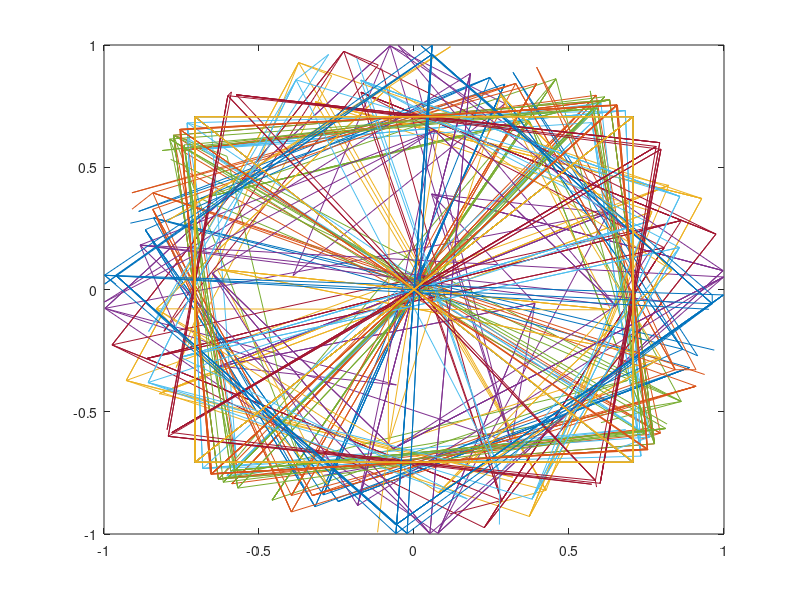

Write MATLAB code to recreate this figure.
clear all

PLOT=0;

USAMPR = 2;

%%% Filter information
a1 = [1, -0.0183, 0.8665];
a2 = [1, -0.1458, 0.6341];
a3 = [1, -0.3545, 0.4290];
a4 = [1, -0.5802, 0.2583];
a5 = [1, -0.7321, 0.1558];

b1 = [1 2 1]; % = b2 = b3 = b4 = b5

sos = [b1, a1; b1, a2; b1, a3; b1, a4; b1, a5];

k = 8.2924e-4;

%%% Alphabet Information
complex_mapping = exp(1j*([0,3,1,2].'*pi/2+pi/4)).';

Prefix = randsrc(1, 3 * size(sos,1),complex_mapping,3);

%%% Transmit Information
PN_Length = 512;
NSYMBOLS=32;

%%% Sequence Generation
c = randsrc(1,PN_Length,complex_mapping,123);
s = randsrc(1,NSYMBOLS,complex_mapping,233);

%%% Zero Order Holder
% x = repelem(s,length(c));

%%% Transmit Spreading
% cx = [];
% n = 0;
% while (n < length(x))
%     cx(n + 1) = x(n + 1) * c(mod(n, length(c)) + 1);
%     n = n + 1;
% end
cx = [];
n = 0;
while (n < length(s))
    cx = [cx (s(n + 1) * c)];
    n = n + 1;
end

% PLOT CHECK %%%%%%%%%%%%%%%%%%%%%%%%%%%%%%%%%%%%%%%%%%%%%%%%%%%%%%%%%%%%%%
if PLOT
    plot(cx,'bo')
end

% Transmit Filtering
cxup=upsample(cx,USAMPR);

% h = firrcos(512,0.5,.15,2,'rolloff','sqrt');

kk = power(k,1/5);
sout = [Prefix cxup Prefix];
for i = 1:1:size(sos, 1)
    sout = filter(kk*sos(i, 1:1:3),sos(i, 4:1:6),sout);
end

% PLOT CHECK %%%%%%%%%%%%%%%%%%%%%%%%%%%%%%%%%%%%%%%%%%%%%%%%%%%%%%%%%%%%%%
if PLOT
    plot(sout,'bo')
    plot(20*log10(abs(fftshift(fft(sout,length(sout))))))
end

%Normalize
sout=sout./max(abs(sout));

% Receive Filtering
bbdata_rx = fliplr(sout);
for i = 1:1:size(sos, 1)
    bbdata_rx = filter(kk*sos(i, 1:1:3),sos(i, 4:1:6),bbdata_rx);
end
bbdata_rx = fliplr(bbdata_rx);

% PLOT CHECK %%%%%%%%%%%%%%%%%%%%%%%%%%%%%%%%%%%%%%%%%%%%%%%%%%%%%%%%%%%%%%
if PLOT
    plot(bbdata_rx,'bo')
    plot(20*log10(abs(fftshift(fft(bbdata_rx,length(bbdata_rx))))))
end

% PLOT CHECK %%%%%%%%%%%%%%%%%%%%%%%%%%%%%%%%%%%%%%%%%%%%%%%%%%%%%%%%%%%%%%
if PLOT
    n=((32*512)/2) + 1
    plot(downsample(bbdata_rx(1+n:end-n),2), 'bo')
    plot(downsample(bbdata_rx(1+(length(Prefix)):end),2), 'bo')
end

ind = 0;
r = 0;
hold off
plot((s))
hold on
while sum(abs(s-r)) > 0.05
f = downsample(bbdata_rx(1+ind:end-ind), USAMPR);

n = 0;
r = [];
while (n < length(s))
    r = [r (f(((n * length(c)) + 1):((n + 1) * length(c))) * c')];
    n = n + 1;
end
r = r / length(c);
r = r ./ max(abs(r));
ind = ind + 1;
plot((r))
sum(abs(s-r))
ind
end

% PLOT CHECK %%%%%%%%%%%%%%%%%%%%%%%%%%%%%%%%%%%%%%%%%%%%%%%%%%%%%%%%%%%%%%
if PLOT
    plot(r,'bo')
end

%%% Calculate EsNo
EsNo_dB=[]; PERROR_Vector=[]; PREF_Vector=[];

VERROR=[];
VERROR=r-s;
PERROR_Vector=VERROR.*VERROR'.';
PREF_Vector=s.*s'.';

RMS_PERROR=sqrt((1/length(PERROR_Vector))*sum(PERROR_Vector));
RMS_PREF=sqrt((1/length(PREF_Vector))*sum(PREF_Vector));
EsNo_dB=10*log10(RMS_PREF/RMS_PERROR);

%%% Calculate EVM
EVM_dB=[];
EVM_dB=10*log10(RMS_PERROR/RMS_PREF);

% g = c'.'; %Mathematically correct but has different ind value than other way
% for i = 1:1:size(sos, 1)
%     g = filter(kk*sos(i, 1:1:3),sos(i, 4:1:6),g);
% end
% 
% ind = 0;
% r2 = 0;
% hold off
% plot((s))
% hold on
% while sum(abs(s-r2)) > 1
% f2 = downsample(sout(1+ind:end-ind), USAMPR);
% 
% n = 0;
% r2 = [];
% while (n < length(s))
%     r2 = [r2 (f2(((n * length(g)) + 1):((n + 1) * length(g))) * g.')];
%     n = n + 1;
% end
% r2 = r2 / length(g);
% r2 = r2 ./ max(abs(r2));
% ind = ind + 1;
% plot((r2))
% sum(abs(s-r2))
% ind
% end
% 
% % PLOT CHECK %%%%%%%%%%%%%%%%%%%%%%%%%%%%%%%%%%%%%%%%%%%%%%%%%%%%%%%%%%%%%%
% if PLOT
%     plot(r,'bo')
%     hold on
%     plot(r2,'ro')
% end
% 
% %%% Calculate EsNo
% EsNo_dB=[]; PERROR_Vector=[]; PREF_Vector=[];
% 
% VERROR=[];
% VERROR=r2-s;
% PERROR_Vector=VERROR.*VERROR'.';
% PREF_Vector=s.*s'.';
% 
% RMS_PERROR=sqrt((1/length(PERROR_Vector))*sum(PERROR_Vector));
% RMS_PREF=sqrt((1/length(PREF_Vector))*sum(PREF_Vector));
% EsNo_dB=10*log10(RMS_PREF/RMS_PERROR);
% 
% %%% Calculate EVM
% EVM_dB=[];
% EVM_dB=10*log10(RMS_PERROR/RMS_PREF);


g = upsample(c'.', USAMPR); %Mathematically correct but has different ind value than other way
for i = 1:1:size(sos, 1)
    g = filter(kk*sos(i, 1:1:3),sos(i, 4:1:6),g);
end

ind = 0;
r2 = 0;
hold off
plot((s))
hold on
while sum(abs(s-r2)) > 1
f2 = sout(1+ind:end-ind);

n = 0;
r2 = [];
while (n < length(s))
    r2 = [r2 (f2(((n * length(g)) + 1):((n + 1) * length(g))) * g.')];
    n = n + 1;
end
r2 = r2 / length(g);
r2 = r2 ./ max(abs(r2));
ind = ind + 1;
plot((r2))
sum(abs(s-r2))
ind
end
%%% Note the you don't need to actually downsample as your correlation
%%% compresses the sequence to a single value

% PLOT CHECK %%%%%%%%%%%%%%%%%%%%%%%%%%%%%%%%%%%%%%%%%%%%%%%%%%%%%%%%%%%%%%
if PLOT
    hold off
    plot((s))
    hold on
    plot(r,'bo')
    hold on
    plot(r2,'ro')
end

%%% Calculate EsNo
EsNo_dB=[]; PERROR_Vector=[]; PREF_Vector=[];

VERROR=[];
VERROR=r2-s;
PERROR_Vector=VERROR.*VERROR'.';
PREF_Vector=s.*s'.';

RMS_PERROR=sqrt((1/length(PERROR_Vector))*sum(PERROR_Vector));
RMS_PREF=sqrt((1/length(PREF_Vector))*sum(PREF_Vector));
EsNo_dB=10*log10(RMS_PREF/RMS_PERROR);

%%% Calculate EVM
EVM_dB=[];
EVM_dB=10*log10(RMS_PERROR/RMS_PREF);
% 
% %Align the processed vector
% expected_bbdata_rx=circ_shift_2_to_1(cxup,expected_bbdata_rx);
% bbdata_rx=circ_shift_2_to_1(cxup,bbdata_rx);
% 
% %Chop off ring up and down to pretend it is continuous signal
% %Chop needs to be dynamic so it changes with the length of h and the QMF
% %coeffs
% expected_bbdata_rx=expected_bbdata_rx(1:1:(end-(length(expected_bbdata_rx)-length(cxup))));
% bbdata_rx=bbdata_rx(1:1:length(expected_bbdata_rx));
% templ=length(expected_bbdata_rx);
% %Chop off ring up and down to pretend it is continuous signal
% 
% bbdata_rx=downsample(bbdata_rx./max(abs(bbdata_rx)),USAMPR);
% expected_bbdata_rx=downsample(expected_bbdata_rx./max(abs(expected_bbdata_rx)),USAMPR);
% 
% %GetBBdata befor you chop ring off for power measurements
% 
% %Remove pilot symbols
% bbdata_rx=bbdata_rx((1+length(PS)):1:(end-length(PS)));
% expected_bbdata_rx=expected_bbdata_rx((1+length(PS)):1:(end-length(PS)));
% 
% %Normalize
% bbdata_rx=bbdata_rx./max(abs(bbdata_rx));
% expected_bbdata_rx=expected_bbdata_rx./max(abs(expected_bbdata_rx));
% 
% %Decode
% %TO GET PROPER BER YOU MUST DO WHAT IS BELOW!!!!!!!
% expected_decode_mapping=(mean(abs(expected_bbdata_rx))).*complex_mapping./max(abs(complex_mapping));
% decode_mapping=(mean(abs(bbdata_rx))).*complex_mapping./max(abs(complex_mapping));
% rescale=mean(abs(expected_decode_mapping))/mean(abs(decode_mapping));
% [decoded_complex_stream]=AWGN_maximum_likelyhood_decoder(bbdata_rx,decode_mapping,complex_mapping);
% decoded_binary_word_stream=custom_mapper(decoded_complex_stream.',complex_mapping,Binary_Alphabet);
% [expected_unmapped_symbol_stream]=AWGN_maximum_likelyhood_decoder(expected_bbdata_rx,expected_decode_mapping,complex_mapping);
% expected_decoded_binary_word_stream=custom_mapper(expected_unmapped_symbol_stream.',complex_mapping,Binary_Alphabet);
% if length(decoded_complex_stream)>length(expected_unmapped_symbol_stream)
%     Bit_Errors=sum(sum(abs(expected_decoded_binary_word_stream-decoded_binary_word_stream(1:1:length(expected_unmapped_symbol_stream),:))));
% elseif length(decoded_complex_stream)<length(expected_unmapped_symbol_stream)
%     Bit_Errors=sum(sum(abs(expected_decoded_binary_word_stream(1:1:length(decoded_complex_stream),:)-decoded_binary_word_stream)));
% else
%     Bit_Errors=sum(sum(abs(expected_decoded_binary_word_stream-decoded_binary_word_stream)));
% end
% BER=Bit_Errors/(size(expected_decoded_binary_word_stream,1)*size(expected_decoded_binary_word_stream,2));
% [BER Bit_Errors]
% 
% ERRORS=ERRORS+Bit_Errors;
% BERCUR=ERRORS/(ii*NSYMBOLS*BITS_PER_WORD);
% [BERCUR ERRORS]
% if JUMP
%     ERRORS=ERROR_LIMIT;
%     JUMP=0; 
% end
% 
% 
% figure(1)
% plot(OBO_FROM_P1DB_vec,([mean(EBNOVEC{i}{1}(1:end/2)) mean(EBNOVEC{i}{2}(1:end/2)) mean(EBNOVEC{i}{3}(1:end/2)) mean(EBNOVEC{i}{4}(1:end/2)) mean(EBNOVEC{i}{5}(1:end/2)) mean(EBNOVEC{i}{6}(1:end/2))]),'bo-')
% hold on
% plot(OBO_FROM_P1DB_vec,([mean(EBNOVEC{i}{7}(1:end/2)) mean(EBNOVEC{i}{8}(1:end/2)) mean(EBNOVEC{i}{9}(1:end/2)) mean(EBNOVEC{i}{10}(1:end/2)) mean(EBNOVEC{i}{11}(1:end/2)) mean(EBNOVEC{i}{12}(1:end/2))]),'ro-')
% hold off
% legend('Hard Decision Decoded','Soft Decision Decoded','location','north')
% title(sprintf('Detected Amplitude Distortion Uncoded at %i (dB) EbNo 16 APSK RingRatio=3.15',EbNo_vector(i)))
% ylabel('Amplitude Distortion (Volts)'), xlabel('PA OBO (dB)')
% grid on
